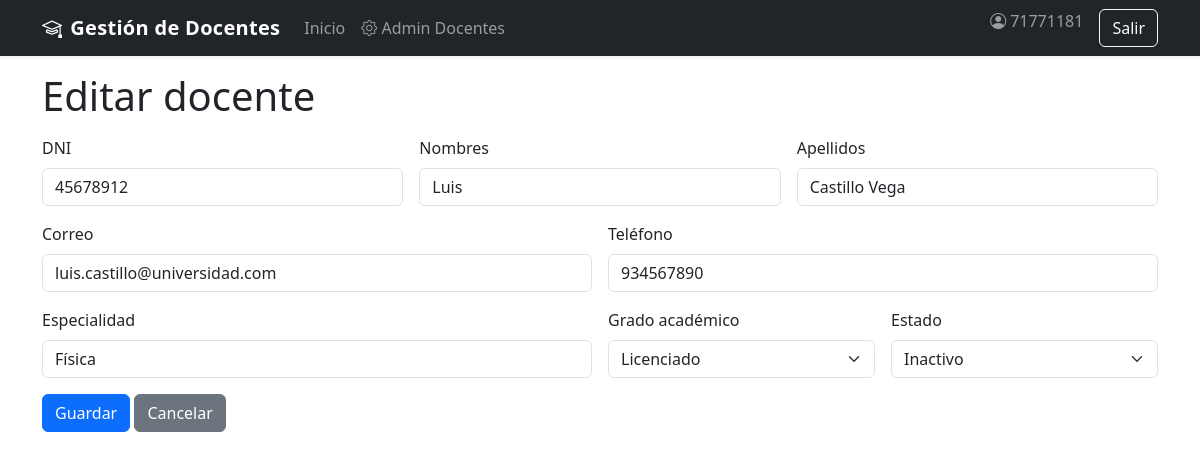
/index.php?c=docentes&a=editar&id=3 (signed in), run on the app's committed database.
### tables this page shows
CREATE TABLE IF NOT EXISTS docentes (
    id_docente INT AUTO_INCREMENT PRIMARY KEY,
    dni VARCHAR(15) NOT NULL UNIQUE,
    nombres VARCHAR(100) NOT NULL,
    apellidos VARCHAR(100) NOT NULL,
    correo VARCHAR(100) UNIQUE,
    telefono VARCHAR(20),
    especialidad VARCHAR(100),
    grado_academico ENUM('Bachiller', 'Licenciado', 'Magister', 'Doctor') DEFAULT 'Licenciado',
    estado ENUM('Activo', 'Inactivo') DEFAULT 'Activo',
    fecha_registro TIMESTAMP DEFAULT CURRENT_TIMESTAMP
);

### src/library/Controller.php (called while the page is built, shortened)
<?php
abstract class Controller {
    protected function view(string $tpl, array $data = []): void {
        extract($data);
        $base = __DIR__ . '/../view/';
        $file = $base . $tpl . '.php';
        include $base . 'partials/header.php';
        include $file;
        include $base . 'partials/footer.php';
    }
}

### src/control/DocentesController.php (called while the page is built, shortened)
<?php
final class DocentesController extends Controller {
    public function editarAction(): void {
        $id = (int)($_GET['id'] ?? 0);
        $docente = Docente::uno($id);
        $this->view('docentes/form', compact('docente'));
    }
}

### index.php (called while the page is built, shortened)
<?php
require_once __DIR__ . '/src/library/Controller.php';
$a = strtolower($_GET['a'] ?? 'index');
$action = $a . 'Action';
try {
    $controller = new $controllerClass();
    $controller->$action();
} catch (Throwable $e) {
    http_response_code(500);
    $message = (defined('APP_DEBUG') && APP_DEBUG) ? $e->getMessage() : 'Ocurrió un error interno.';
    include __DIR__ . '/src/view/errors/500.php';
}

### src/model/Docente.php (called while the page is built, shortened)
<?php
final class Docente {
    public static function uno(int $id): ?array {
        $db = Conexion::connect();
        $st = $db->prepare('SELECT * FROM docentes WHERE id_docente = ?');
        $st->bind_param('i', $id);
        $st->execute();
        $res = $st->get_result();
        $row = $res ? $res->fetch_assoc() : null;
        return $row ?: null;
    }
}

### src/view/docentes/form.php (the view, shortened to what this page needs)
<?php $edit = isset($docente); ?>
<h1 class="mb-3"><?= $edit ? 'Editar' : 'Nuevo' ?> docente</h1>
<form method="post" action="<?= BASE_URL ?>index.php?c=docentes&a=<?= $edit ? 'actualizar' : 'guardar' ?>">
  <div class="row g-3">
    <div class="col-md-4">
      <label class="form-label">DNI</label>
      <input type="text" name="dni" class="form-control" required maxlength="15" value="<?= htmlspecialchars($docente['dni'] ?? '') ?>" />
    </div>
    <div class="col-md-4">
      <label class="form-label">Nombres</label>
      <input type="text" name="nombres" class="form-control" required value="<?= htmlspecialchars($docente['nombres'] ?? '') ?>" />
    </div>
    <div class="col-md-4">
      <label class="form-label">Apellidos</label>
      <input type="text" name="apellidos" class="form-control" required value="<?= htmlspecialchars($docente['apellidos'] ?? '') ?>" />
    </div>
    <div class="col-md-6">
      <label class="form-label">Correo</label>
      <input type="email" name="correo" class="form-control" value="<?= htmlspecialchars($docente['correo'] ?? '') ?>" />
    </div>
    <div class="col-md-6">
      <label class="form-label">Teléfono</label>
      <input type="text" name="telefono" class="form-control" value="<?= htmlspecialchars($docente['telefono'] ?? '') ?>" />
    </div>
    <div class="col-md-6">
      <label class="form-label">Especialidad</label>
      <input type="text" name="especialidad" class="form-control" value="<?= htmlspecialchars($docente['especialidad'] ?? '') ?>" />
    </div>
    <div class="col-md-3">
      <label class="form-label">Grado académico</label>
      <select name="grado_academico" class="form-select">
        <?php $grados = ['Bachiller','Licenciado','Magister','Doctor'];
        $sel = $docente['grado_academico'] ?? 'Licenciado';
        foreach ($grados as $g): ?>
          <option value="<?= $g ?>" <?= $sel===$g?'selected':'' ?>><?= $g ?></option>
        <?php endforeach; ?>
      </select>
    </div>
    <div class="col-md-3">
      <label class="form-label">Estado</label>
      <select name="estado" class="form-select">
        <?php $estados = ['Activo','Inactivo'];
        $selE = $docente['estado'] ?? 'Activo';
        foreach ($estados as $e): ?>
          <option value="<?= $e ?>" <?= $selE===$e?'selected':'' ?>><?= $e ?></option>
        <?php endforeach; ?>
      </select>
    </div>
    <div class="col-12">
      <button class="btn btn-primary">Guardar</button>
      <a class="btn btn-secondary" href="<?= BASE_URL ?>index.php?c=docentes&a=index">Cancelar</a>
    </div>
  </div>
</form>

### src/view/partials/header.php (style rules this page uses)
:root { --brand:#0d6efd; --brand-2:#6610f2; }
body { padding-top: 72px; }

### data on the page
docentes: dni "45678912", nombres "Luis", apellidos "Castillo Vega", correo "luis.castillo@universidad.com", telefono "934567890", especialidad "Física", grado_academico "Licenciado", estado "Inactivo"

### other printed values
$appName "Gestión de Docentes"
$usuario['usuario'] "71771181"
